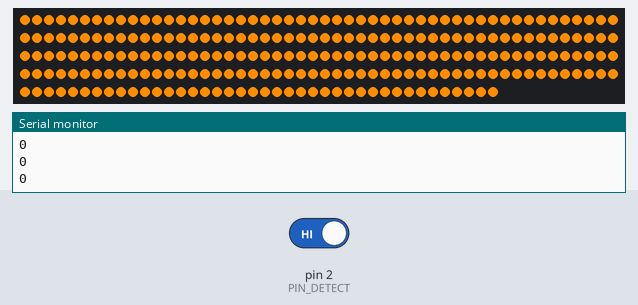
The sketch below on a simulated Arduino Uno, built with avr-gcc and run on an emulated ATmega328P. Shown: 240 RGB LEDs in strip order, left to right, continuing on the next row, the last lines printed to the serial monitor. The inputs (shaded band) are chosen by the test bench; at power-on: pin 2 (PIN_DETECT) HIGH.

Above: at 1.2 s.
1.3 s: pin 2 (PIN_DETECT) driven LOW
At 2.5 s:
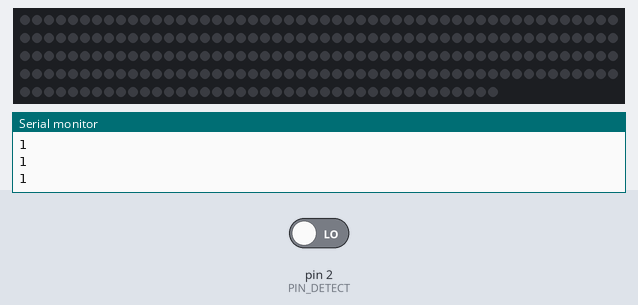
2.8 s: pin 2 (PIN_DETECT) driven HIGH
At 4.1 s:
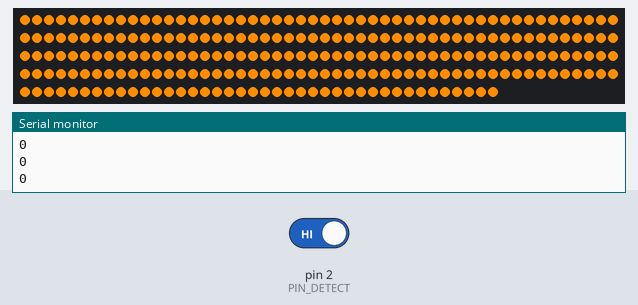
Timing chart, 0 to 5.8 s (numbered marks = the images above; inputs shaded):
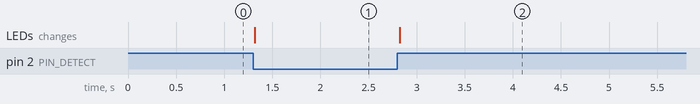

The sketch:

LEDTreppe.ino
```cpp
#include <IRremote.h>
#include <Adafruit_NeoPixel.h>

#define PIN_IR 3
#define PIN_DETECT 2

#define NUMPIXELS      240
#define PIXEL_PIN      6

IRsend irsend;
Adafruit_NeoPixel pixels = Adafruit_NeoPixel(NUMPIXELS, PIXEL_PIN, NEO_GRB + NEO_KHZ800);

void setup()
{
  pinMode(PIN_DETECT, INPUT);
  irsend.enableIROut(38);
  irsend.mark(0);

  pixels.begin();

  Serial.begin(9600);
}

void loop() {
  bool irstatus = !digitalRead(PIN_DETECT);

  if (!irstatus) {
    enablePixels();
  } else {
    disablePixels();
  }

  Serial.println(irstatus);
}


void enablePixels() {
  for (int i = 0; i < NUMPIXELS; i++) {
    pixels.setPixelColor(i, pixels.Color(255, 140, 0));
  }
  pixels.show();
}

void disablePixels() {
  for (int i = 0; i < NUMPIXELS; i++) {
    pixels.setPixelColor(i, pixels.Color(0, 0, 0));
  }
  pixels.show();
}
```

Measured:
- after the input at 1.3 s, the LEDs: change at once (image 1)
- after the input at 2.8 s, the LEDs: change at once (image 2)
